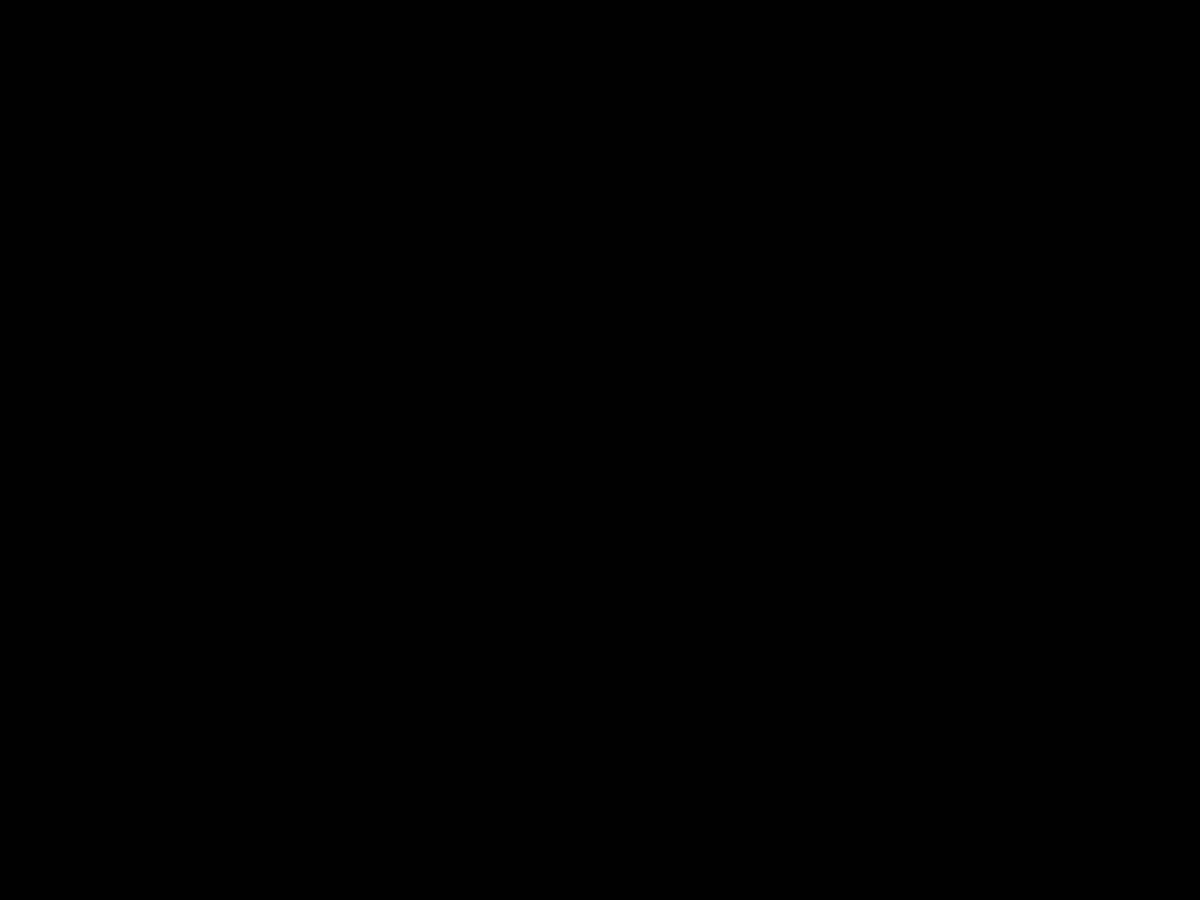
Frame 1 (no input)
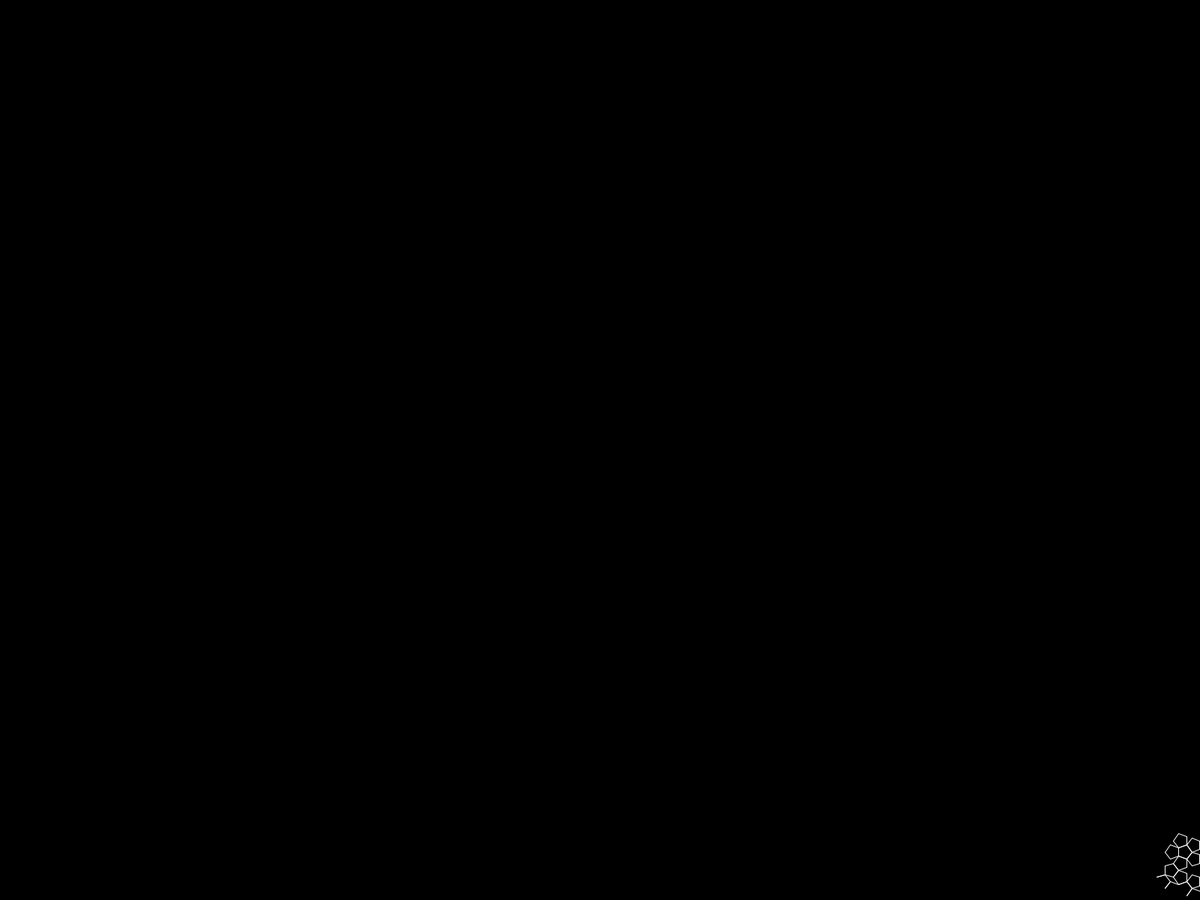
Frame 60 (the mouse pressed at the canvas centre just before this capture)
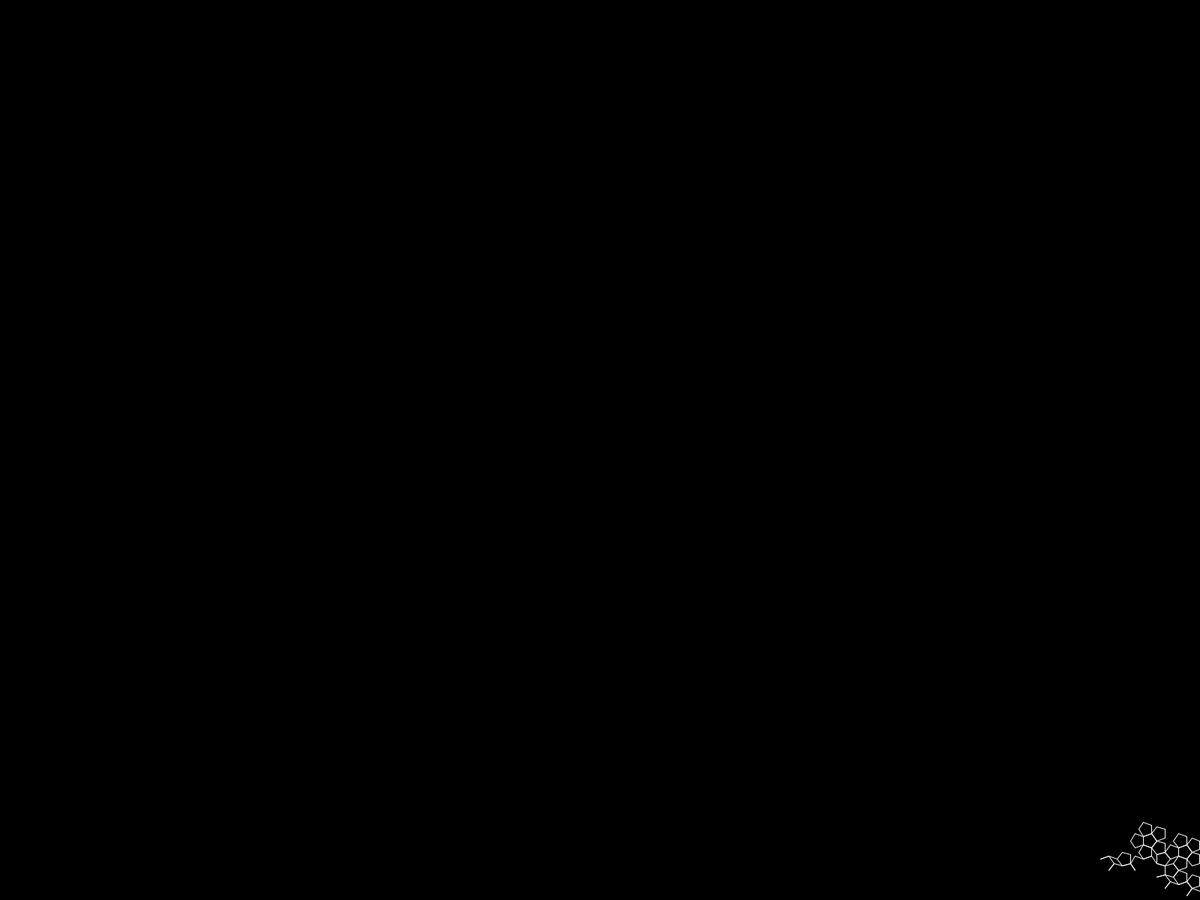
Frame 120 (the mouse held since frame 60 and released just before this capture)

The Processing sketch that drew these frames (run headless with seeded random() and noise(); from frame 60 on, the mouse is pressed at the canvas centre):

// Processing sketch: PenroseSnowflake
// ── PenroseSnowflake.pde
/** 
 * Penrose Snowflake L-System 
 * by Geraldine Sarmiento. 
 * 
 * This code was based on Patrick Dwyer's L-System class. 
 */

PenroseSnowflakeLSystem ps;

void setup() {
  //size(640, 360);
  fullScreen();
  stroke(255);
  noFill();
  ps = new PenroseSnowflakeLSystem();
  ps.simulate(4);
}

void draw() {
  background(0);
  ps.render();
}
// ── LSystem.pde
class LSystem 
{
  int steps = 0;

  String axiom;
  String rule;
  String production;

  float startLength;
  float drawLength;
  float theta;

  int generations;

  LSystem() {
    axiom = "F";
    rule = "F+F-F";
    startLength = 90.0;
    theta = radians(120.0);
    reset();
  }

  void reset() {
    production = axiom;
    drawLength = startLength;
    generations = 0;
  }

  int getAge() {
    return generations;
  }

  void render() {
    translate(width/2, height/2);
    steps += 5;          
    if (steps > production.length()) {
      steps = production.length();
    }
    for (int i = 0; i < steps; i++) {
      char step = production.charAt(i);
      if (step == 'F') {
        rect(0, 0, -drawLength, -drawLength);
        noFill();
        translate(0, -drawLength);
      } 
      else if (step == '+') {
        rotate(theta);
      } 
      else if (step == '-') {
        rotate(-theta);
      } 
      else if (step == '[') {
        pushMatrix();
      } 
      else if (step == ']') {
        popMatrix();            
      }
    }
  }

  void simulate(int gen) {
    while (getAge() < gen) {
      production = iterate(production, rule);
    }
  }

  String iterate(String prod_, String rule_) {
    drawLength = drawLength * 0.6;
    generations++;
    String newProduction = prod_;          
    newProduction = newProduction.replaceAll("F", rule_);
    return newProduction;
  }
}
// ── PenroseSnowflakeLSystem.pde
class PenroseSnowflakeLSystem extends LSystem {

  String ruleF;

  PenroseSnowflakeLSystem() {
    axiom = "F3-F3-F3-F3-F";
    ruleF = "F3-F3-F45-F++F3-F";
    startLength = 450.0;
    theta = radians(18); 
    reset();
  }

  void useRule(String r_) {
    rule = r_;
  }

  void useAxiom(String a_) {
    axiom = a_;
  }

  void useLength(float l_) {
    startLength = l_;
  }

  void useTheta(float t_) {
    theta = radians(t_);
  }

  void reset() {
    production = axiom;
    drawLength = startLength;
    generations = 0;
  }

  int getAge() {
    return generations;
  }

  void render() {
    translate(width, height);
    int repeats = 1;

    steps += 3;          
    if (steps > production.length()) {
      steps = production.length();
    }

    for (int i = 0; i < steps; i++) {
      char step = production.charAt(i);
      if (step == 'F') {
        for (int j = 0; j < repeats; j++) {
          line(0,0,0, -drawLength);
          translate(0, -drawLength);
        }
        repeats = 1;
      } 
      else if (step == '+') {
        for (int j = 0; j < repeats; j++) {
          rotate(theta);
        }
        repeats = 1;
      } 
      else if (step == '-') {
        for (int j =0; j < repeats; j++) {
          rotate(-theta);
        }
        repeats = 1;
      } 
      else if (step == '[') {
        pushMatrix();
      } 
      else if (step == ']') {
        popMatrix();
      } 
      else if ( (step >= 48) && (step <= 57) ) {
        repeats += step - 48;
      }
    }
  }


  String iterate(String prod_, String rule_) {
    String newProduction = "";
    for (int i = 0; i < prod_.length(); i++) {
      char step = production.charAt(i);
      if (step == 'F') {
        newProduction = newProduction + ruleF;
      } 
      else {
        if (step != 'F') {
          newProduction = newProduction + step;
        }
      }
    }
    drawLength = drawLength * 0.4;
    generations++;
    return newProduction;
  }

}
